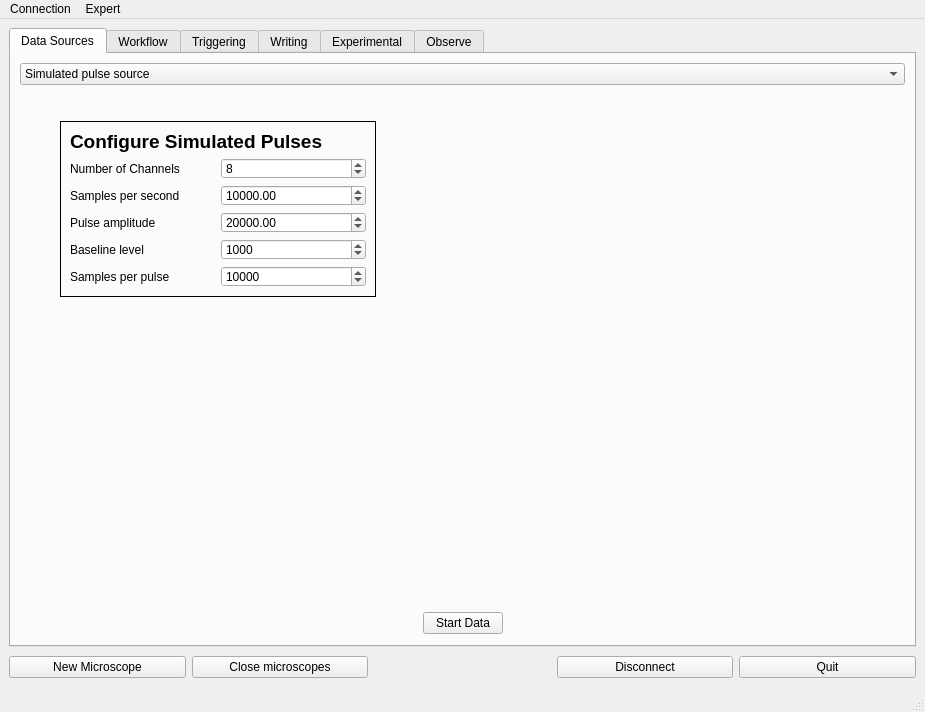
<?xml version="1.0" encoding="UTF-8"?>
<ui version="4.0">
 <class>MainWindow</class>
 <widget class="QMainWindow" name="MainWindow">
  <property name="geometry">
   <rect>
    <x>0</x>
    <y>0</y>
    <width>925</width>
    <height>712</height>
   </rect>
  </property>
  <property name="windowTitle">
   <string>MainWindow</string>
  </property>
  <property name="tabShape">
   <enum>QTabWidget::Rounded</enum>
  </property>
  <widget class="QWidget" name="centralwidget">
   <layout class="QGridLayout" name="gridLayout_2">
    <item row="1" column="0">
     <layout class="QHBoxLayout" name="horizontalLayout_2">
      <item>
       <widget class="QPushButton" name="launchMicroscopeButton">
        <property name="enabled">
         <bool>true</bool>
        </property>
        <property name="text">
         <string>New Microscope</string>
        </property>
       </widget>
      </item>
      <item>
       <widget class="QPushButton" name="killAllMicroscopesButton">
        <property name="text">
         <string>Close microscopes</string>
        </property>
       </widget>
      </item>
      <item>
       <widget class="QLabel" name="label_3">
        <property name="font">
         <font>
          <pointsize>18</pointsize>
         </font>
        </property>
        <property name="text">
         <string/>
        </property>
        <property name="pixmap">
         <pixmap>NIST_logo_tiny.png</pixmap>
        </property>
       </widget>
      </item>
      <item>
       <widget class="QPushButton" name="disconnectButton">
        <property name="text">
         <string>Disconnect</string>
        </property>
       </widget>
      </item>
      <item>
       <widget class="QPushButton" name="quitButton">
        <property name="text">
         <string>Quit</string>
        </property>
       </widget>
      </item>
     </layout>
    </item>
    <item row="0" column="0">
     <widget class="QTabWidget" name="tabWidget">
      <property name="tabPosition">
       <enum>QTabWidget::North</enum>
      </property>
      <property name="currentIndex">
       <number>0</number>
      </property>
      <property name="usesScrollButtons">
       <bool>false</bool>
      </property>
      <property name="documentMode">
       <bool>false</bool>
      </property>
      <property name="tabsClosable">
       <bool>false</bool>
      </property>
      <widget class="QWidget" name="tabSources">
       <attribute name="title">
        <string>Data Sources</string>
       </attribute>
       <layout class="QVBoxLayout" name="verticalLayout">
        <item>
         <widget class="QComboBox" name="dataSource">
          <property name="currentText" stdset="0">
           <string>Simulated pulse source</string>
          </property>
          <property name="currentIndex">
           <number>1</number>
          </property>
          <item>
           <property name="text">
            <string>Triangle wave source</string>
           </property>
          </item>
          <item>
           <property name="text">
            <string>Simulated pulse source</string>
           </property>
          </item>
          <item>
           <property name="text">
            <string>Lancero (PCIe) cards</string>
           </property>
          </item>
          <item>
           <property name="text">
            <string>ROACH uMUX</string>
           </property>
          </item>
          <item>
           <property name="text">
            <string>Abaco uMUX</string>
           </property>
          </item>
          <item>
           <property name="text">
            <string>LJH playback</string>
           </property>
          </item>
         </widget>
        </item>
        <item>
         <widget class="QStackedWidget" name="dataSourcesStackedWidget">
          <property name="currentIndex">
           <number>1</number>
          </property>
          <widget class="QWidget" name="trianglePage">
           <widget class="QFrame" name="gridFrame">
            <property name="geometry">
             <rect>
              <x>40</x>
              <y>40</y>
              <width>262</width>
              <height>176</height>
             </rect>
            </property>
            <property name="frameShape">
             <enum>QFrame::Panel</enum>
            </property>
            <layout class="QFormLayout" name="formLayout">
             <item row="0" column="0">
              <widget class="QLabel" name="label_6">
               <property name="font">
                <font>
                 <family>Helvetica</family>
                 <pointsize>14</pointsize>
                 <weight>75</weight>
                 <bold>true</bold>
                </font>
               </property>
               <property name="text">
                <string>Configure Triangles</string>
               </property>
              </widget>
             </item>
             <item row="1" column="0">
              <widget class="QLabel" name="label">
               <property name="text">
                <string>Number of Channels</string>
               </property>
              </widget>
             </item>
             <item row="1" column="1">
              <widget class="QSpinBox" name="triangleNchan">
               <property name="minimum">
                <number>1</number>
               </property>
               <property name="maximum">
                <number>256</number>
               </property>
               <property name="value">
                <number>8</number>
               </property>
              </widget>
             </item>
             <item row="2" column="0">
              <widget class="QLabel" name="label_2">
               <property name="text">
                <string>Samples per second</string>
               </property>
              </widget>
             </item>
             <item row="2" column="1">
              <widget class="QDoubleSpinBox" name="triangleSampleRate">
               <property name="minimum">
                <double>10.000000000000000</double>
               </property>
               <property name="maximum">
                <double>1000000.000000000000000</double>
               </property>
               <property name="value">
                <double>10000.000000000000000</double>
               </property>
              </widget>
             </item>
             <item row="3" column="0">
              <widget class="QLabel" name="label_4">
               <property name="text">
                <string>Triangle maximum</string>
               </property>
              </widget>
             </item>
             <item row="3" column="1">
              <widget class="QSpinBox" name="triangleMaximum">
               <property name="maximum">
                <number>65535</number>
               </property>
               <property name="value">
                <number>20000</number>
               </property>
              </widget>
             </item>
             <item row="4" column="0">
              <widget class="QLabel" name="label_5">
               <property name="text">
                <string>Triangle minimum</string>
               </property>
              </widget>
             </item>
             <item row="4" column="1">
              <widget class="QSpinBox" name="triangleMinimum">
               <property name="maximum">
                <number>65535</number>
               </property>
               <property name="value">
                <number>10000</number>
               </property>
              </widget>
             </item>
            </layout>
           </widget>
          </widget>
          <widget class="QWidget" name="simPage">
           <widget class="QFrame" name="gridFrame_2">
            <property name="geometry">
             <rect>
              <x>40</x>
              <y>30</y>
              <width>316</width>
              <height>176</height>
             </rect>
            </property>
            <property name="frameShape">
             <enum>QFrame::Panel</enum>
            </property>
            <layout class="QGridLayout" name="gridLayout">
             <item row="3" column="1">
              <widget class="QDoubleSpinBox" name="simPulseAmplitude">
               <property name="toolTip">
                <string>Peak value of pulses, relative to baseline</string>
               </property>
               <property name="minimum">
                <double>1.000000000000000</double>
               </property>
               <property name="maximum">
                <double>65535.000000000000000</double>
               </property>
               <property name="value">
                <double>20000.000000000000000</double>
               </property>
              </widget>
             </item>
             <item row="4" column="1">
              <widget class="QDoubleSpinBox" name="simPulseBaseline">
               <property name="decimals">
                <number>0</number>
               </property>
               <property name="maximum">
                <double>65535.000000000000000</double>
               </property>
               <property name="value">
                <double>1000.000000000000000</double>
               </property>
              </widget>
             </item>
             <item row="1" column="0">
              <widget class="QLabel" name="label_8">
               <property name="text">
                <string>Number of Channels</string>
               </property>
              </widget>
             </item>
             <item row="3" column="0">
              <widget class="QLabel" name="label_10">
               <property name="text">
                <string>Pulse amplitude</string>
               </property>
              </widget>
             </item>
             <item row="2" column="1">
              <widget class="QDoubleSpinBox" name="simPulseSampleRate">
               <property name="toolTip">
                <string/>
               </property>
               <property name="minimum">
                <double>10.000000000000000</double>
               </property>
               <property name="maximum">
                <double>1000000.000000000000000</double>
               </property>
               <property name="value">
                <double>10000.000000000000000</double>
               </property>
              </widget>
             </item>
             <item row="1" column="1">
              <widget class="QSpinBox" name="simPulseNchan">
               <property name="toolTip">
                <string>How many data streams to simulate</string>
               </property>
               <property name="minimum">
                <number>1</number>
               </property>
               <property name="maximum">
                <number>256</number>
               </property>
               <property name="value">
                <number>8</number>
               </property>
              </widget>
             </item>
             <item row="4" column="0">
              <widget class="QLabel" name="label_11">
               <property name="text">
                <string>Baseline level</string>
               </property>
              </widget>
             </item>
             <item row="2" column="0">
              <widget class="QLabel" name="label_9">
               <property name="text">
                <string>Samples per second</string>
               </property>
              </widget>
             </item>
             <item row="5" column="0">
              <widget class="QLabel" name="label_12">
               <property name="text">
                <string>Samples per pulse</string>
               </property>
              </widget>
             </item>
             <item row="5" column="1">
              <widget class="QSpinBox" name="simPulseSamplesPerPulse">
               <property name="toolTip">
                <string>How many samples to simulate before next pulse is generated</string>
               </property>
               <property name="minimum">
                <number>100</number>
               </property>
               <property name="maximum">
                <number>999999</number>
               </property>
               <property name="value">
                <number>10000</number>
               </property>
              </widget>
             </item>
             <item row="0" column="0" colspan="2">
              <widget class="QLabel" name="label_7">
               <property name="font">
                <font>
                 <family>Helvetica</family>
                 <pointsize>14</pointsize>
                 <weight>75</weight>
                 <bold>true</bold>
                </font>
               </property>
               <property name="text">
                <string>Configure Simulated Pulses</string>
               </property>
              </widget>
             </item>
            </layout>
           </widget>
          </widget>
          <widget class="QWidget" name="lanceroPage">
           <widget class="QWidget" name="gridLayoutWidget_4">
            <property name="geometry">
             <rect>
              <x>0</x>
              <y>20</y>
              <width>386</width>
              <height>311</height>
             </rect>
            </property>
            <layout class="QGridLayout" name="gridLayout_3">
             <item row="0" column="0">
              <layout class="QVBoxLayout" name="verticalLayout_3">
               <item>
                <widget class="QLabel" name="label_13">
                 <property name="text">
                  <string>Choose devices:</string>
                 </property>
                </widget>
               </item>
               <item>
                <widget class="QLabel" name="noLanceroLabel">
                 <property name="text">
                  <string>No devices found at /dev/lancero_*</string>
                 </property>
                 <property name="alignment">
                  <set>Qt::AlignCenter</set>
                 </property>
                 <property name="wordWrap">
                  <bool>true</bool>
                 </property>
                </widget>
               </item>
               <item>
                <widget class="QFrame" name="lanceroChooserLayout_2">
                 <property name="frameShape">
                  <enum>QFrame::NoFrame</enum>
                 </property>
                 <layout class="QGridLayout" name="lanceroChooserLayout"/>
                </widget>
               </item>
               <item>
                <spacer name="verticalSpacer">
                 <property name="orientation">
                  <enum>Qt::Vertical</enum>
                 </property>
                 <property name="sizeHint" stdset="0">
                  <size>
                   <width>20</width>
                   <height>40</height>
                  </size>
                 </property>
                </spacer>
               </item>
               <item>
                <widget class="QLabel" name="label_14">
                 <property name="text">
                  <string>TDM Clock Speed:</string>
                 </property>
                </widget>
               </item>
               <item>
                <layout class="QVBoxLayout" name="verticalLayout_2">
                 <item>
                  <widget class="QRadioButton" name="lanceroClock50Button">
                   <property name="toolTip">
                    <string>Choose for 50 MHz TDM master clock speed</string>
                   </property>
                   <property name="text">
                    <string>50 MHz</string>
                   </property>
                  </widget>
                 </item>
                 <item>
                  <widget class="QRadioButton" name="lanceroClock125Button">
                   <property name="toolTip">
                    <string>Choose for 125 MHz TDM master clock speed</string>
                   </property>
                   <property name="text">
                    <string>125 MHz</string>
                   </property>
                   <property name="checked">
                    <bool>true</bool>
                   </property>
                  </widget>
                 </item>
                 <item>
                  <spacer name="verticalSpacer_2">
                   <property name="orientation">
                    <enum>Qt::Vertical</enum>
                   </property>
                   <property name="sizeHint" stdset="0">
                    <size>
                     <width>20</width>
                     <height>40</height>
                    </size>
                   </property>
                  </spacer>
                 </item>
                 <item>
                  <layout class="QFormLayout" name="formLayout_4">
                   <property name="topMargin">
                    <number>0</number>
                   </property>
                   <item row="1" column="0">
                    <widget class="QLabel" name="label_16">
                     <property name="text">
                      <string>Error Nsamp</string>
                     </property>
                    </widget>
                   </item>
                   <item row="1" column="1">
                    <widget class="QSpinBox" name="nsampSpinBox">
                     <property name="toolTip">
                      <string>NSAMP setting for DFB cards
(the number of error samples summed)</string>
                     </property>
                     <property name="alignment">
                      <set>Qt::AlignRight|Qt::AlignTrailing|Qt::AlignVCenter</set>
                     </property>
                     <property name="minimum">
                      <number>1</number>
                     </property>
                     <property name="maximum">
                      <number>16</number>
                     </property>
                     <property name="value">
                      <number>4</number>
                     </property>
                    </widget>
                   </item>
                   <item row="2" column="0">
                    <widget class="QCheckBox" name="checkBox_lanceroAutoRestart">
                     <property name="text">
                      <string>Auto Restart (not working)</string>
                     </property>
                    </widget>
                   </item>
                  </layout>
                 </item>
                </layout>
               </item>
              </layout>
             </item>
             <item row="0" column="1">
              <layout class="QGridLayout" name="gridLayout_4">
               <item row="2" column="1">
                <widget class="QPushButton" name="noFibersButton">
                 <property name="text">
                  <string>None</string>
                 </property>
                </widget>
               </item>
               <item row="0" column="0" colspan="2">
                <widget class="QLabel" name="label_15">
                 <property name="text">
                  <string>Fiber Select</string>
                 </property>
                 <property name="alignment">
                  <set>Qt::AlignCenter</set>
                 </property>
                </widget>
               </item>
               <item row="3" column="0" colspan="2">
                <widget class="QCheckBox" name="parallelStreaming">
                 <property name="text">
                  <string>Parallel Streaming</string>
                 </property>
                 <property name="checked">
                  <bool>true</bool>
                 </property>
                </widget>
               </item>
               <item row="2" column="0">
                <widget class="QPushButton" name="allFibersButton">
                 <property name="text">
                  <string>All</string>
                 </property>
                </widget>
               </item>
               <item row="1" column="0" colspan="2">
                <layout class="QGridLayout" name="lanceroFiberLayout"/>
               </item>
              </layout>
             </item>
            </layout>
           </widget>
          </widget>
         </widget>
        </item>
        <item>
         <layout class="QHBoxLayout" name="horizontalLayout">
          <property name="topMargin">
           <number>2</number>
          </property>
          <property name="bottomMargin">
           <number>2</number>
          </property>
          <item>
           <spacer name="horizontalSpacer">
            <property name="orientation">
             <enum>Qt::Horizontal</enum>
            </property>
            <property name="sizeHint" stdset="0">
             <size>
              <width>40</width>
              <height>20</height>
             </size>
            </property>
           </spacer>
          </item>
          <item>
           <widget class="QPushButton" name="startStopButton">
            <property name="text">
             <string>Start Data</string>
            </property>
           </widget>
          </item>
          <item>
           <spacer name="horizontalSpacer_2">
            <property name="orientation">
             <enum>Qt::Horizontal</enum>
            </property>
            <property name="sizeHint" stdset="0">
             <size>
              <width>40</width>
              <height>20</height>
             </size>
            </property>
           </spacer>
          </item>
         </layout>
        </item>
       </layout>
      </widget>
      <widget class="QWidget" name="tabWorkflow">
       <attribute name="title">
        <string>Workflow</string>
       </attribute>
      </widget>
      <widget class="QWidget" name="tabTriggering">
       <attribute name="title">
        <string>Triggering</string>
       </attribute>
      </widget>
      <widget class="QWidget" name="tabWriting">
       <attribute name="title">
        <string>Writing</string>
       </attribute>
      </widget>
      <widget class="QWidget" name="tabExperimental">
       <attribute name="title">
        <string>Experimental</string>
       </attribute>
       <widget class="QFrame" name="gridFrame_3">
        <property name="geometry">
         <rect>
          <x>30</x>
          <y>20</y>
          <width>262</width>
          <height>271</height>
         </rect>
        </property>
        <property name="frameShape">
         <enum>QFrame::Panel</enum>
        </property>
        <layout class="QFormLayout" name="formLayout_2">
         <item row="0" column="0">
          <widget class="QLabel" name="label_EdgeMulti">
           <property name="font">
            <font>
             <family>Helvetica</family>
             <pointsize>14</pointsize>
             <weight>75</weight>
             <bold>true</bold>
            </font>
           </property>
           <property name="text">
            <string>EdgeMultiTriggers</string>
           </property>
          </widget>
         </item>
         <item row="1" column="0">
          <widget class="QLabel" name="label_19">
           <property name="text">
            <string>Not compatible with other triggers.</string>
           </property>
          </widget>
         </item>
         <item row="2" column="0">
          <widget class="QCheckBox" name="checkBox_EdgeMulti">
           <property name="text">
            <string>Enable</string>
           </property>
          </widget>
         </item>
         <item row="3" column="0">
          <widget class="QCheckBox" name="checkBox_EdgeMultiMakeShortRecords">
           <property name="text">
            <string>Variable Length Records</string>
           </property>
          </widget>
         </item>
         <item row="4" column="0">
          <widget class="QCheckBox" name="checkBox_EdgeMultiMakeContaminatedRecords">
           <property name="text">
            <string>Contaminated Records</string>
           </property>
          </widget>
         </item>
         <item row="7" column="0">
          <layout class="QHBoxLayout" name="horizontalLayout_4">
           <item>
            <widget class="QSpinBox" name="spinBox_EdgeMultiVerifyNMonotone">
             <property name="maximum">
              <number>10000</number>
             </property>
            </widget>
           </item>
           <item>
            <widget class="QLabel" name="label_18">
             <property name="text">
              <string>N Monotone Required</string>
             </property>
            </widget>
           </item>
          </layout>
         </item>
         <item row="8" column="0">
          <layout class="QHBoxLayout" name="horizontalLayout_3">
           <item>
            <widget class="QSpinBox" name="spinBox_EdgeLevel">
             <property name="minimum">
              <number>-65000</number>
             </property>
             <property name="maximum">
              <number>65000</number>
             </property>
            </widget>
           </item>
           <item>
            <widget class="QLabel" name="label_17">
             <property name="text">
              <string>Threshold (negative for negative edges)</string>
             </property>
            </widget>
           </item>
          </layout>
         </item>
         <item row="9" column="0">
          <widget class="QPushButton" name="pushButton_sendEdgeMulti">
           <property name="text">
            <string>Send EdgeMulti</string>
           </property>
          </widget>
         </item>
         <item row="5" column="0">
          <widget class="QCheckBox" name="checkBox_EdgeMultiNoise">
           <property name="text">
            <string>Noise</string>
           </property>
          </widget>
         </item>
         <item row="6" column="0">
          <widget class="QCheckBox" name="checkBox_edgeMultiTriggerOnError">
           <property name="text">
            <string>Trigger On Error Channels</string>
           </property>
          </widget>
         </item>
        </layout>
       </widget>
       <widget class="QWidget" name="horizontalLayoutWidget">
        <property name="geometry">
         <rect>
          <x>30</x>
          <y>300</y>
          <width>387</width>
          <height>41</height>
         </rect>
        </property>
        <layout class="QHBoxLayout" name="horizontalLayout_5">
         <item>
          <widget class="QDoubleSpinBox" name="doubleSpinBox_MixFraction">
           <property name="minimum">
            <double>-1000.000000000000000</double>
           </property>
           <property name="maximum">
            <double>1000.000000000000000</double>
           </property>
          </widget>
         </item>
         <item>
          <widget class="QLabel" name="label_MixFraction">
           <property name="text">
            <string>MixFraction all Fb Channels</string>
           </property>
          </widget>
         </item>
         <item>
          <widget class="QPushButton" name="pushButton_sendMix">
           <property name="text">
            <string>Send Mix</string>
           </property>
          </widget>
         </item>
        </layout>
       </widget>
       <widget class="QLabel" name="label_20">
        <property name="geometry">
         <rect>
          <x>320</x>
          <y>20</y>
          <width>211</width>
          <height>171</height>
         </rect>
        </property>
        <property name="text">
         <string>Warning, it's really easy to end up with zero triggers if you set easy to achieve trigger conditions because of the auto cutting pulse pile-up nature. Try starting with Contaminated Rrecords on to see SOMETHING.</string>
        </property>
        <property name="wordWrap">
         <bool>true</bool>
        </property>
       </widget>
      </widget>
      <widget class="QWidget" name="tabObserve">
       <attribute name="title">
        <string>Observe</string>
       </attribute>
      </widget>
     </widget>
    </item>
   </layout>
  </widget>
  <widget class="QMenuBar" name="menubar">
   <property name="geometry">
    <rect>
     <x>0</x>
     <y>0</y>
     <width>925</width>
     <height>22</height>
    </rect>
   </property>
   <widget class="QMenu" name="menuConnection">
    <property name="title">
     <string>Connection</string>
    </property>
    <addaction name="actionDisconnect"/>
    <addaction name="actionQuit"/>
   </widget>
   <widget class="QMenu" name="menuExpert">
    <property name="title">
     <string>Expert</string>
    </property>
    <addaction name="actionLoad_Projectors_Basis"/>
   </widget>
   <addaction name="menuConnection"/>
   <addaction name="menuExpert"/>
  </widget>
  <widget class="QStatusBar" name="statusbar"/>
  <action name="actionDisconnect">
   <property name="text">
    <string>Disconnect</string>
   </property>
  </action>
  <action name="actionQuit">
   <property name="text">
    <string>Quit</string>
   </property>
  </action>
  <action name="actionLoad_Projectors_Basis">
   <property name="text">
    <string>Load Projectors/Basis</string>
   </property>
  </action>
 </widget>
 <resources/>
 <connections>
  <connection>
   <sender>quitButton</sender>
   <signal>clicked()</signal>
   <receiver>MainWindow</receiver>
   <slot>close()</slot>
   <hints>
    <hint type="sourcelabel">
     <x>853</x>
     <y>560</y>
    </hint>
    <hint type="destinationlabel">
     <x>220</x>
     <y>449</y>
    </hint>
   </hints>
  </connection>
  <connection>
   <sender>actionQuit</sender>
   <signal>triggered()</signal>
   <receiver>MainWindow</receiver>
   <slot>close()</slot>
   <hints>
    <hint type="sourcelabel">
     <x>-1</x>
     <y>-1</y>
    </hint>
    <hint type="destinationlabel">
     <x>399</x>
     <y>299</y>
    </hint>
   </hints>
  </connection>
  <connection>
   <sender>dataSource</sender>
   <signal>currentIndexChanged(int)</signal>
   <receiver>dataSourcesStackedWidget</receiver>
   <slot>setCurrentIndex(int)</slot>
   <hints>
    <hint type="sourcelabel">
     <x>577</x>
     <y>72</y>
    </hint>
    <hint type="destinationlabel">
     <x>608</x>
     <y>99</y>
    </hint>
   </hints>
  </connection>
 </connections>
</ui>
